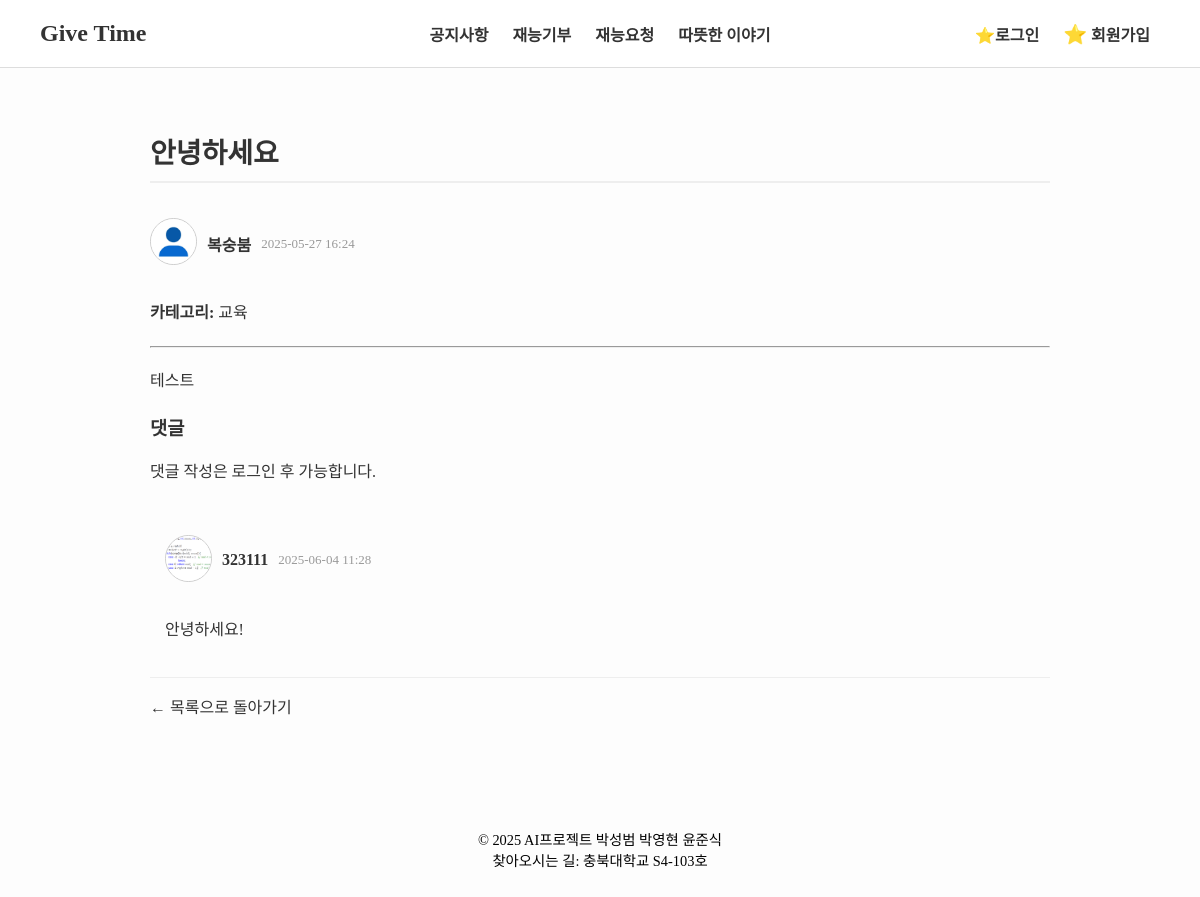
The page /posts/donation/1/ on the database its author committed.
### posts/models.py (models this page shows, shortened)
class Post(models.Model):
    POST_TYPE_CHOICES = [
        ('donation', '재능 기부'),
        ('request', '재능 요청'),
        ('story', '따뜻한 이야기'),
        ('announcement', '공지사항'),
    ]
    CATEGORY_CHOICES = [
        ('education', '교육'),
        ('it', 'IT/개발'),
        ('design', '디자인'),
        ('etc', '기타'),
    ]
    title = models.CharField(max_length=200)
    content = models.TextField()
    post_type = models.CharField(max_length=20, choices=POST_TYPE_CHOICES)
    category = models.CharField(max_length=20, choices=CATEGORY_CHOICES, blank=True, null=True)
    author = models.ForeignKey(settings.AUTH_USER_MODEL, on_delete=models.CASCADE)
    created_at = models.DateTimeField(auto_now_add=True)
    views = models.PositiveIntegerField(default=0)
    image = models.ImageField(upload_to='post_images/', null=True, blank=True)

class Comment(models.Model):
    post = models.ForeignKey('Post', on_delete=models.CASCADE, related_name='comments')
    author = models.ForeignKey(settings.AUTH_USER_MODEL, on_delete=models.CASCADE)
    content = models.TextField()
    created_at = models.DateTimeField(auto_now_add=True)

### account/models.py (models this page shows, shortened)
class CustomUser(AbstractBaseUser, PermissionsMixin):
    email = models.EmailField(unique=True)
    nickname = models.CharField(max_length=30, unique = True) # 닉네임 중복 불가
    location = models.CharField(max_length=100)
    profile_image = models.ImageField(upload_to='profile_images/', null=True, blank=True)
    about = models.TextField(blank=True, null=True)  # 소개글
    skills = models.TextField(blank=True, null=True)  # 기술 목록
    services = models.TextField(blank=True, null=True)  # 서비스 목록
    is_active = models.BooleanField(default=True)
    is_staff = models.BooleanField(default=False)
    objects = CustomUserManager()
    USERNAME_FIELD = 'email'
    REQUIRED_FIELDS = ['nickname']

### posts/views.py (the view)
# urls.py: path('<str:post_type>/<int:post_id>/', views.post_detail, name='post_detail'),
def post_detail(request, post_type, post_id):
    if post_type not in VALID_POST_TYPES:
        return render(request, '404.html')
    post = get_object_or_404(Post, pk=post_id, post_type=post_type)
    session_key = f'viewed_post_{post_id}'
    if not request.session.get(session_key, False):
        post.views += 1
        post.save()
        request.session[session_key] = True
    return render(request, 'posts/post_detail.html', {
        'post': post,
        'post_type': post_type,
    })

### posts/templates/posts/post_detail.html (shortened to what this page needs)
{% load static %}
<!DOCTYPE html>
<html lang="ko">
<head>
  <link rel="stylesheet" href="{% static 'posts/detail.css' %}" />
</head>
<body>
  <div id="header">
    {% include 'main/header.html' %}
  </div>
  <div class="content-wrapper">
    <h2>{{ post.title }}</h2>
    <div class="author-info">
      {% if post.author.profile_image %}
        <a href="{% url 'mypage:view_profile' post.author.id %}">
          <img src="{{ post.author.profile_image.url }}" alt="작성자 프로필" class="profile-img-small" />
        </a>
      {% else %}
        <a href="{% url 'mypage:view_profile' post.author.id %}">
          <img src="{% static 'images/default_profile.png' %}" alt="기본 프로필" class="profile-img-small" />
        </a>
      {% endif %}
      <a href="{% url 'mypage:view_profile' post.author.id %}">
        <strong>{{ post.author.nickname }}</strong>
      </a>
      <span class="date">{{ post.created_at|date:"Y-m-d H:i" }}</span>
    </div>
    {% if post.category %}
      <p><strong>카테고리:</strong> {{ post.get_category_display }}</p>
    {% endif %}
    <hr />
    <p>{{ post.content|linebreaks }}</p>
    <h3>댓글</h3>
    {% if user.is_authenticated %}
      <form action="{% url 'add_comment' post.post_type post.id %}" method="post">
        {% csrf_token %}
        <textarea name="content" rows="3" placeholder="댓글을 작성하세요" required></textarea><br />
        <button type="submit">작성</button>
      </form>
    {% else %}
      <p>댓글 작성은 로그인 후 가능합니다.</p>
    {% endif %}
    <ul>
      {% for comment in post.comments.all %}
        <li>
          <div class="author-info">
            {% if comment.author.profile_image %}
              <a href="{% url 'mypage:view_profile' comment.author.id %}">
                <img src="{{ comment.author.profile_image.url }}" alt="작성자 프로필" class="profile-img-small" />
              </a>
            {% else %}
              <a href="{% url 'mypage:view_profile' comment.author.id %}">
                <img src="{% static 'images/default_profile.png' %}" alt="기본 프로필" class="profile-img-small" />
              </a>
            {% endif %}
            <a href="{% url 'mypage:view_profile' comment.author.id %}">
              <strong>{{ comment.author.nickname }}</strong>
            </a>
            <span class="date">{{ comment.created_at|date:"Y-m-d H:i" }}</span>
          </div>
          <p>{{ comment.content }}</p>
        </li>
      {% empty %}
        <li>아직 댓글이 없습니다. 첫 댓글을 작성해보세요!</li>
      {% endfor %}
    </ul>
    <a href="{% url 'post_list' post.post_type %}">← 목록으로 돌아가기</a>
  </div>
  <div id="footer">
    {% include 'main/footer.html' %}
  </div>
</body>
</html>

### posts/static/posts/detail.css (style rules this page uses)
body { background-color: #fdfdfd; margin: 0; padding: 0; color: #333; }
h2 { font-size: 28px; border-bottom: 2px solid #eee; padding-bottom: 10px; margin-bottom: 20px; }
.content-wrapper { padding: 0 30px; }
.author-info { display: flex; align-items: center; gap: 10px; margin-bottom: 15px; }
.profile-img-small { width: 45px; height: 45px; border-radius: 50%; object-fit: cover; border: 1px solid #ccc; }
.date { font-size: 13px; color: #999; }
img { max-width: 100%; height: auto; margin: 15px 0; }
p { line-height: 1.6; font-size: 16px; margin-bottom: 20px; }
ul { list-style: none; padding: 0; }
li { padding: 15px; border-bottom: 1px solid #eee; }
a { color: inherit; text-decoration: none; }
.content-wrapper { max-width: 900px; margin: 0 auto; padding: 40px 20px; }

### rows shown on the page
Post: title "안녕하세요", author.nickname "복숭붐", created_at "2025-05-27 16:24", category "교육", content "테스트"
Comment: author.profile_image (picture), author.nickname "323111", created_at "2025-06-04 11:28", content "안녕하세요!"
